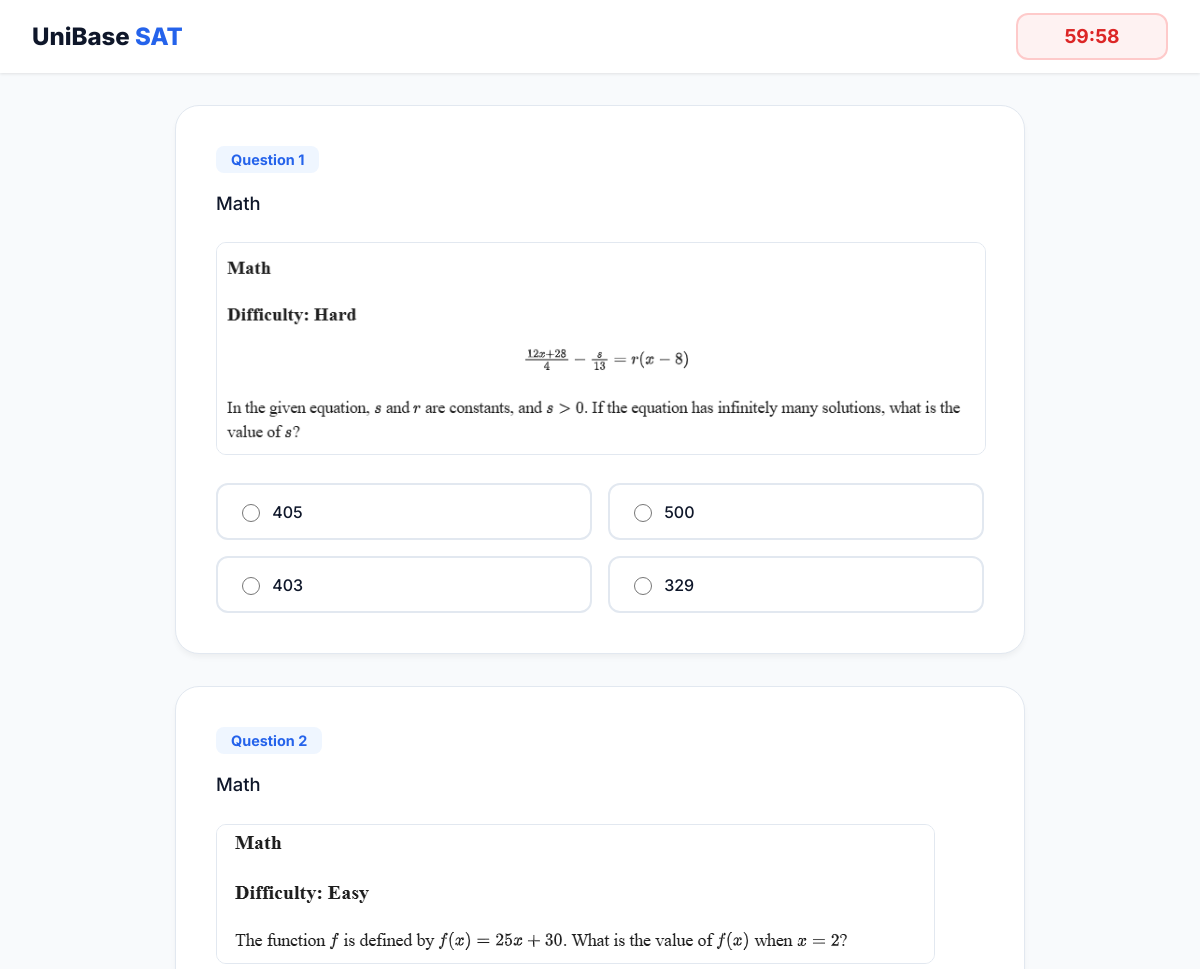
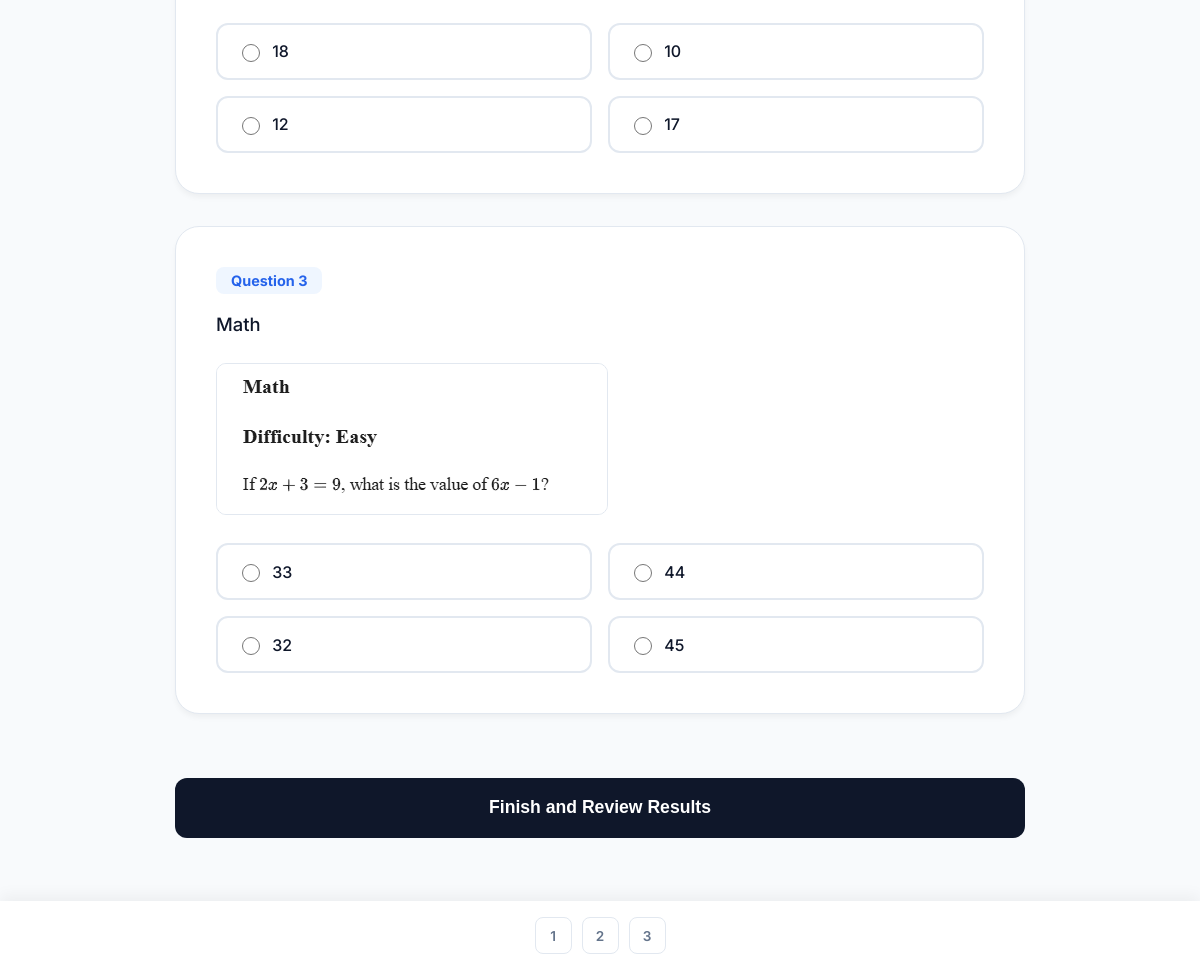
/sat_test/5/ (signed in), run on the app's committed database (2 pictures, top to bottom).
### app/models.py (models this page shows, shortened)
class SATQuestion(models.Model):
    QUESTION_TYPES = [('ABCD','Multiple Choice'),('TFNG','True / False / Not Given')]
    ANSWER_CHOICES = [("A","A"),("B","B"),("C","C"),("D","D")]
    test_group     = models.ForeignKey(Sat, on_delete=models.CASCADE, related_name='questions')
    savol          = models.TextField(verbose_name="Question text")
    question_image = models.ImageField(upload_to='sat/questions/', blank=True, null=True)
    question_type  = models.CharField(max_length=10, choices=QUESTION_TYPES, default='ABCD')
    variant_a      = models.CharField(max_length=255, blank=True)
    variant_b      = models.CharField(max_length=255, blank=True)
    variant_c      = models.CharField(max_length=255, blank=True)
    variant_d      = models.CharField(max_length=255, blank=True)
    image_a        = models.ImageField(upload_to='sat/variants/', blank=True, null=True)
    image_b        = models.ImageField(upload_to='sat/variants/', blank=True, null=True)
    image_c        = models.ImageField(upload_to='sat/variants/', blank=True, null=True)
    image_d        = models.ImageField(upload_to='sat/variants/', blank=True, null=True)
    togri_variant  = models.CharField(max_length=1, choices=ANSWER_CHOICES)

### app/views.py (the view, shortened to what this page needs)
# urls.py: path('sat_test/<int:test_id>/', sat_test_view, name='sat_test'),
@login_required
def sat_test_view(request, test_id):
    test_obj = get_object_or_404(Sat, pk=test_id)
    questions = test_obj.questions.all()
    form = SATForm(request.POST or None, questions=questions)
    return render(request, "sat_test.html", {
        "form": form,
        "questions": questions,
        "test": test_obj,
        "user_coins": request.user.profile.coins,
        "streak_days": request.user.profile.streak_days,
        "has_discount": request.user.profile.streak_days >= 5,
        "duration": test_obj.duration
    })

### app/forms.py
class SATForm(forms.Form):
    def __init__(self, *args, questions=None, **kwargs):
        super().__init__(*args, **kwargs)
        if questions:
            for q in questions:
                choices = [
                    ('A', q.variant_a or 'A'),
                    ('B', q.variant_b or 'B'),
                    ('C', q.variant_c or 'C'),
                    ('D', q.variant_d or 'D'),
                ]
                self.fields[f'q_{q.id}'] = forms.ChoiceField(
                    choices=choices,
                    widget=forms.RadioSelect,
                    label=q.savol,
                    required=False
                )

### app/templates/sat_test.html (shortened to what this page needs)
<!DOCTYPE html>
<html lang="uz">
{% load static %}
<head>
</head>
<body>
<header class="test-header">
    <div class="header-content">
        <a href="/" class="logo">UniBase <span style="color: var(--primary);">SAT</span></a>
        <div class="timer-badge" id="timer">{{ duration|default:60 }}:00</div>
    </div>
</header>
<main class="test-container">
    <form method="POST" id="testForm">
        {% for question in questions %}
        <div class="question-card" id="q-{{ forloop.counter }}">
            <span class="q-num-tag">Question {{ forloop.counter }}</span>
            <div class="question-text">{{ question.savol }}</div>
            {% if question.question_image %}
                <img src="{{ question.question_image.url }}" class="q-image" alt="Question Graphic">
            {% endif %}
            <div class="options-grid">
                {% if question.variant_a %}
                <label class="option-box">
                    <input type="radio" name="q_{{ question.id }}" value="A" required onchange="updateNav({{ forloop.counter }})">
                    <span class="option-label">{{ question.variant_a }}</span>
                </label>
                {% endif %}
                {% if question.variant_b %}
                <label class="option-box">
                    <input type="radio" name="q_{{ question.id }}" value="B" required onchange="updateNav({{ forloop.counter }})">
                    <span class="option-label">{{ question.variant_b }}</span>
                </label>
                {% endif %}
                {% if question.variant_c %}
                <label class="option-box">
                    <input type="radio" name="q_{{ question.id }}" value="C" required onchange="updateNav({{ forloop.counter }})">
                    <span class="option-label">{{ question.variant_c }}</span>
                </label>
                {% endif %}
                {% if question.variant_d %}
                <label class="option-box">
                    <input type="radio" name="q_{{ question.id }}" value="D" required onchange="updateNav({{ forloop.counter }})">
                    <span class="option-label">{{ question.variant_d }}</span>
                </label>
                {% endif %}
            </div>
        </div>
        {% endfor %}
        <button type="submit" class="btn-submit">Finish and Review Results</button>
    </form>
</main>
<div class="nav-panel">
    {% for question in questions %}
        <a href="#q-{{ forloop.counter }}" class="nav-dot" id="dot-{{ forloop.counter }}">
            {{ forloop.counter }}
        </a>
    {% endfor %}
</div>
</body>
</html>

### app/templates/sat_test.html (style rules this page uses)
:root { --primary: #2563eb; --primary-hover: #1d4ed8; --primary-light: #eff6ff; --bg: #f8fafc; --card-bg: #ffffff; --text-main: #0f172a; --text-muted: #64748b; --border: #e2e8f0; }
body { font-family: 'Inter', sans-serif; background-color: var(--bg); margin: 0; color: var(--text-main); padding-bottom: 100px; scroll-behavior: smooth; }
.test-header { background: white; padding: 0.8rem 0; box-shadow: 0 1px 3px rgba(0,0,0,0.1); position: sticky; top: 0; z-index: 1000; }
.header-content { max-width: 1200px; margin: 0 auto; display: flex; justify-content: space-between; align-items: center; padding: 0 2rem; }
.logo { font-weight: 800; font-size: 1.5rem; color: var(--text-main); text-decoration: none; }
.timer-badge { background: #fef2f2; color: #dc2626; padding: 0.6rem 1.5rem; border-radius: 12px; font-weight: 700; font-size: 1.2rem; border: 2px solid #fecaca; min-width: 100px; text-align: center; }
.test-container { max-width: 850px; margin: 2rem auto; padding: 0 1rem; }
.question-card { background: var(--card-bg); padding: 2.5rem; border-radius: 1.5rem; box-shadow: 0 4px 6px -1px rgba(0,0,0,0.05); margin-bottom: 2rem; border: 1px solid var(--border); }
.q-num-tag { background: var(--primary-light); color: var(--primary); padding: 5px 15px; border-radius: 8px; font-weight: 700; font-size: 0.9rem; margin-bottom: 1rem; display: inline-block; }
.question-text { font-size: 1.15rem; line-height: 1.6; font-weight: 500; margin-bottom: 1.5rem; }
.options-grid { display: grid; grid-template-columns: 1fr 1fr; gap: 1rem; }
.option-box { display: flex; align-items: center; padding: 1rem 1.2rem; border: 2px solid var(--border); border-radius: 12px; cursor: pointer; transition: all 0.2s; background: white; }
.option-box input[type="radio"] { width: 18px; height: 18px; margin-right: 12px; accent-color: var(--primary); }
.option-label { font-weight: 500; font-size: 1rem; }
.nav-panel { position: fixed; bottom: 0; left: 0; right: 0; background: white; padding: 1rem; box-shadow: 0 -5px 15px rgba(0,0,0,0.05); display: flex; justify-content: center; gap: 10px; flex-wrap: wrap; z-index: 999; }
.nav-dot { width: 35px; height: 35px; border-radius: 8px; border: 1px solid var(--border); background: white; color: var(--text-muted); display: flex; align-items: center; justify-content: center; text-decoration: none; font-weight: 600; font-size: 0.85rem; transition: 0.3s; }
.q-image { max-width: 100%; border-radius: 10px; margin-bottom: 1.5rem; border: 1px solid var(--border); }
.btn-submit { background: var(--text-main); color: white; border: none; width: 100%; padding: 1.2rem; border-radius: 12px; font-size: 1.1rem; font-weight: 700; cursor: pointer; margin-top: 2rem; transition: 0.3s; }

### data on the page
SATQuestion: savol "Math", question_image (picture), variant_a "405", variant_b "500", variant_c "403", variant_d "329"
SATQuestion: savol "Math", question_image (picture), variant_a "18", variant_b "10", variant_c "12", variant_d "17"
SATQuestion: savol "Math", question_image (picture), variant_a "33", variant_b "44", variant_c "32", variant_d "45"
